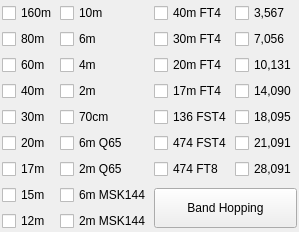
                  <widget class="QWidget" name="tab_4">
                   <attribute name="title">
                    <string>3</string>
                   </attribute>
                   <layout class="QVBoxLayout" name="verticalLayout_12">
                    <property name="spacing">
                     <number>3</number>
                    </property>
                    <property name="leftMargin">
                     <number>2</number>
                    </property>
                    <property name="topMargin">
                     <number>3</number>
                    </property>
                    <property name="rightMargin">
                     <number>2</number>
                    </property>
                    <property name="bottomMargin">
                     <number>1</number>
                    </property>
                    <item>
                     <widget class="QWidget" name="widget_3" native="true">
                      <property name="sizePolicy">
                       <sizepolicy hsizetype="Preferred" vsizetype="Preferred">
                        <horstretch>0</horstretch>
                        <verstretch>0</verstretch>
                       </sizepolicy>
                      </property>
                      <layout class="QGridLayout" name="gridLayout_8">
                       <property name="leftMargin">
                        <number>0</number>
                       </property>
                       <property name="topMargin">
                        <number>0</number>
                       </property>
                       <property name="rightMargin">
                        <number>0</number>
                       </property>
                       <property name="bottomMargin">
                        <number>0</number>
                       </property>
                       <property name="horizontalSpacing">
                        <number>3</number>
                       </property>
                       <property name="verticalSpacing">
                        <number>6</number>
                       </property>
                       <item row="3" column="1">
                        <widget class="QCheckBox" name="cb2m">
                         <property name="toolTip">
                          <string>2m FT8</string>
                         </property>
                         <property name="text">
                          <string>2m</string>
                         </property>
                        </widget>
                       </item>
                       <item row="2" column="2">
                        <widget class="QCheckBox" name="cb20mFT4">
                         <property name="toolTip">
                          <string>20m FT4</string>
                         </property>
                         <property name="text">
                          <string>20m FT4</string>
                         </property>
                        </widget>
                       </item>
                       <item row="7" column="0">
                        <widget class="QCheckBox" name="cb17m">
                         <property name="sizePolicy">
                          <sizepolicy hsizetype="Minimum" vsizetype="Fixed">
                           <horstretch>0</horstretch>
                           <verstretch>0</verstretch>
                          </sizepolicy>
                         </property>
                         <property name="toolTip">
                          <string>17m FT8</string>
                         </property>
                         <property name="text">
                          <string>17m</string>
                         </property>
                        </widget>
                       </item>
                       <item row="0" column="1">
                        <widget class="QCheckBox" name="cb10m">
                         <property name="toolTip">
                          <string>10m FT8</string>
                         </property>
                         <property name="text">
                          <string>10m</string>
                         </property>
                        </widget>
                       </item>
                       <item row="6" column="1">
                        <widget class="QCheckBox" name="cb6mQ65">
                         <property name="toolTip">
                          <string>6m Q65</string>
                         </property>
                         <property name="text">
                          <string>6m Q65</string>
                         </property>
                        </widget>
                       </item>
                       <item row="9" column="1">
                        <widget class="QCheckBox" name="cb2mMSK">
                         <property name="toolTip">
                          <string>2m MSK144</string>
                         </property>
                         <property name="text">
                          <string>2m MSK144</string>
                         </property>
                        </widget>
                       </item>
                       <item row="3" column="2">
                        <widget class="QCheckBox" name="cb17mFT4">
                         <property name="toolTip">
                          <string>17m FT4</string>
                         </property>
                         <property name="text">
                          <string>17m FT4</string>
                         </property>
                        </widget>
                       </item>
                       <item row="5" column="0">
                        <widget class="QCheckBox" name="cb30m">
                         <property name="toolTip">
                          <string>30m FT8</string>
                         </property>
                         <property name="text">
                          <string>30m</string>
                         </property>
                        </widget>
                       </item>
                       <item row="1" column="0">
                        <widget class="QCheckBox" name="cb80m">
                         <property name="toolTip">
                          <string>80m FT8</string>
                         </property>
                         <property name="text">
                          <string>80m</string>
                         </property>
                        </widget>
                       </item>
                       <item row="2" column="1">
                        <widget class="QCheckBox" name="cb4m">
                         <property name="toolTip">
                          <string>4m FT8</string>
                         </property>
                         <property name="text">
                          <string>4m</string>
                         </property>
                        </widget>
                       </item>
                       <item row="9" column="0">
                        <widget class="QCheckBox" name="cb12m">
                         <property name="toolTip">
                          <string>12m FT8</string>
                         </property>
                         <property name="text">
                          <string>12m</string>
                         </property>
                        </widget>
                       </item>
                       <item row="5" column="2">
                        <widget class="QCheckBox" name="cb2200mFST4">
                         <property name="toolTip">
                          <string>2200m FST4</string>
                         </property>
                         <property name="text">
                          <string>136 FST4</string>
                         </property>
                        </widget>
                       </item>
                       <item row="0" column="0">
                        <widget class="QCheckBox" name="cb160m">
                         <property name="toolTip">
                          <string>160m FT8</string>
                         </property>
                         <property name="text">
                          <string>160m</string>
                         </property>
                        </widget>
                       </item>
                       <item row="1" column="2">
                        <widget class="QCheckBox" name="cb30mFT4">
                         <property name="toolTip">
                          <string>30m FT4</string>
                         </property>
                         <property name="text">
                          <string>30m FT4</string>
                         </property>
                        </widget>
                       </item>
                       <item row="5" column="1">
                        <widget class="QCheckBox" name="cb70cm">
                         <property name="toolTip">
                          <string>70cm FT8</string>
                         </property>
                         <property name="text">
                          <string>70cm</string>
                         </property>
                        </widget>
                       </item>
                       <item row="7" column="2">
                        <widget class="QCheckBox" name="cb630m">
                         <property name="toolTip">
                          <string>630m FT8</string>
                         </property>
                         <property name="text">
                          <string>474 FT8</string>
                         </property>
                        </widget>
                       </item>
                       <item row="2" column="0">
                        <widget class="QCheckBox" name="cb60m">
                         <property name="toolTip">
                          <string>60m FT8</string>
                         </property>
                         <property name="text">
                          <string>60m</string>
                         </property>
                        </widget>
                       </item>
                       <item row="1" column="1">
                        <widget class="QCheckBox" name="cb6m">
                         <property name="toolTip">
                          <string>6m FT8</string>
                         </property>
                         <property name="text">
                          <string>6m</string>
                         </property>
                        </widget>
                       </item>
                       <item row="0" column="2">
                        <widget class="QCheckBox" name="cb40mFT4">
                         <property name="sizePolicy">
                          <sizepolicy hsizetype="Minimum" vsizetype="Fixed">
                           <horstretch>0</horstretch>
                           <verstretch>0</verstretch>
                          </sizepolicy>
                         </property>
                         <property name="toolTip">
                          <string>40m FT4</string>
                         </property>
                         <property name="text">
                          <string>40m FT4</string>
                         </property>
                        </widget>
                       </item>
                       <item row="8" column="1">
                        <widget class="QCheckBox" name="cb6mMSK">
                         <property name="toolTip">
                          <string>6m MSK144</string>
                         </property>
                         <property name="text">
                          <string>6m MSK144</string>
                         </property>
                        </widget>
                       </item>
                       <item row="7" column="1">
                        <widget class="QCheckBox" name="cb2mQ65">
                         <property name="toolTip">
                          <string>2m Q65</string>
                         </property>
                         <property name="text">
                          <string>2m Q65</string>
                         </property>
                        </widget>
                       </item>
                       <item row="8" column="0">
                        <widget class="QCheckBox" name="cb15m">
                         <property name="toolTip">
                          <string>15m FT8</string>
                         </property>
                         <property name="text">
                          <string>15m</string>
                         </property>
                        </widget>
                       </item>
                       <item row="3" column="0">
                        <widget class="QCheckBox" name="cb40m">
                         <property name="toolTip">
                          <string>40m FT8</string>
                         </property>
                         <property name="text">
                          <string>40m</string>
                         </property>
                        </widget>
                       </item>
                       <item row="6" column="0">
                        <widget class="QCheckBox" name="cb20m">
                         <property name="toolTip">
                          <string>20m FT8</string>
                         </property>
                         <property name="text">
                          <string>20m</string>
                         </property>
                        </widget>
                       </item>
                       <item row="6" column="2">
                        <widget class="QCheckBox" name="cb630mFST4">
                         <property name="toolTip">
                          <string>630m FST4</string>
                         </property>
                         <property name="text">
                          <string>474 FST4</string>
                         </property>
                        </widget>
                       </item>
                       <item row="0" column="3">
                        <widget class="QCheckBox" name="cb80mDXp">
                         <property name="toolTip">
                          <string>3,567 MHz FT8</string>
                         </property>
                         <property name="text">
                          <string>3,567</string>
                         </property>
                        </widget>
                       </item>
                       <item row="8" column="2" rowspan="2" colspan="2">
                        <widget class="QPushButton" name="pbBandHopping">
                         <property name="minimumSize">
                          <size>
                           <width>0</width>
                           <height>40</height>
                          </size>
                         </property>
                         <property name="toolTip">
                          <string>Toggle band hopping On/Off. Band hopping occurs every other full minute. Changes to the checkboxes take effect immediately.</string>
                         </property>
                         <property name="styleSheet">
                          <string notr="true">QPushButton:checked {
	background-color: red;
	border-style: outset;
	border-width: 1px;
	border-radius: 5px;
	border-color: black;
	min-width: 5em;
	padding: 3px;
}</string>
                         </property>
                         <property name="text">
                          <string>  Band Hopping  </string>
                         </property>
                         <property name="checkable">
                          <bool>true</bool>
                         </property>
                        </widget>
                       </item>
                       <item row="1" column="3">
                        <widget class="QCheckBox" name="cb40mDXp">
                         <property name="toolTip">
                          <string>7,056 MHz FT8</string>
                         </property>
                         <property name="text">
                          <string>7,056</string>
                         </property>
                        </widget>
                       </item>
                       <item row="2" column="3">
                        <widget class="QCheckBox" name="cb30mDXp">
                         <property name="toolTip">
                          <string>10,131 MHz FT8</string>
                         </property>
                         <property name="text">
                          <string>10,131</string>
                         </property>
                        </widget>
                       </item>
                       <item row="3" column="3">
                        <widget class="QCheckBox" name="cb20mDXp">
                         <property name="toolTip">
                          <string>14,090 MHz FT8</string>
                         </property>
                         <property name="text">
                          <string>14,090</string>
                         </property>
                        </widget>
                       </item>
                       <item row="5" column="3">
                        <widget class="QCheckBox" name="cb17mDXp">
                         <property name="toolTip">
                          <string>18,095 MHz FT8</string>
                         </property>
                         <property name="text">
                          <string>18,095</string>
                         </property>
                        </widget>
                       </item>
                       <item row="6" column="3">
                        <widget class="QCheckBox" name="cb15mDXp">
                         <property name="toolTip">
                          <string>21,091 MHz FT8</string>
                         </property>
                         <property name="text">
                          <string>21,091</string>
                         </property>
                        </widget>
                       </item>
                       <item row="7" column="3">
                        <widget class="QCheckBox" name="cb10mDXp">
                         <property name="toolTip">
                          <string>28,091 MHz FT8</string>
                         </property>
                         <property name="text">
                          <string>28,091</string>
                         </property>
                        </widget>
                       </item>
                      </layout>
                     </widget>
                    </item>
                   </layout>
                  </widget>
